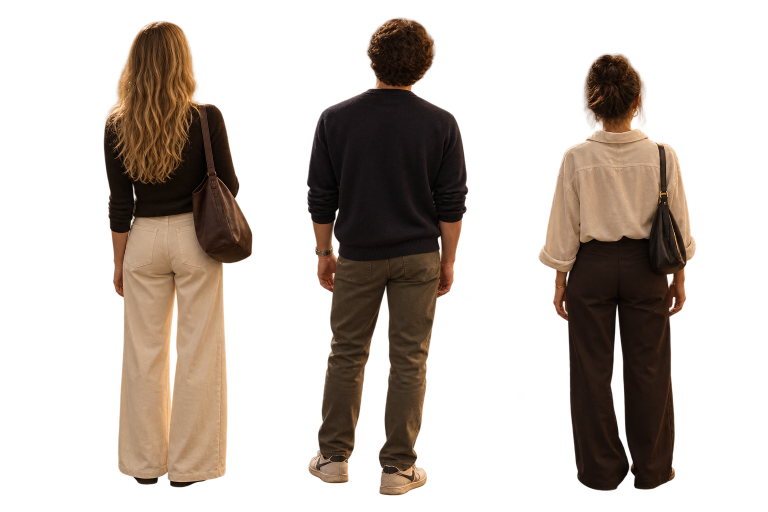
#> input picture archive/v6-photo/people-source/4e691218-image.png, 1536 x 1024 px, found by its file name (shown at 1/2 size)
$ python make_visitors.py
#> lines starting #> are read from the running program, lines starting #| are printed output that depends on the picture; after the words box and inside, x2 and y2 are one past the last pixel; in counts of white or black regions, pixels touching at a corner belong together
#> further down, im is the input picture: shape (1024, 1536, 4); mean R, G, B, A 35.2, 26.1, 19, 88.4
"""Cuts the three visitor photos (transparent PNG cut-outs from the user) into sprites for the museum:
each person gets a STANDING sprite and a SEATED sprite (the torso cropped at the hips, so it can sit on the photographed bench).
Edges are cleaned (specks removed, 2px erode, colour fringe replaced by interior colours, soft alpha).
Writes src/scene/people/*.webp and src/scene/people/meta.json   Run: python3 tools/make_visitors.py <dir with the 3 source PNGs>"""
import json, os, sys
import numpy as np
from PIL import Image
from scipy import ndimage as ndi

U = sys.argv[1] if len(sys.argv) > 1 else "archive/v6-photo/people-source/"
OUT = "src/scene/people"
os.makedirs(OUT, exist_ok=True)
SRC1, SRC3 = "ba165f75-image.png", "4e691218-image.png"
STAND_H = 700          # standing sprites are resized to this height; seated ones use the same scale
# name: (source, box x0,y0,x1,y1 to keep, 'cut' = source row of the neck (head layer ends here), seated?)
SPR = {
    "a-stand": (SRC3, (600, 20, 950, 1000), 186),
    "a-sit":   (SRC1, (590, 225, 960, 712), 378, [(598,200),(955,200),(955,667),(933,667),(903,675),(867,693),(823,698),(690,698),(657,692),(613,675),(607,670),(590,668)]),
    "b-stand": (SRC3, (1060, 90, 1405, 1000), 262),
    "b-sit":   (SRC1, (1000, 262, 1360, 712), 392, [(1000,200),(1355,200),(1355,672),(1312,690),(1277,682),(1267,688),(1233,695),(1140,698),(1100,697),(1037,687),(1010,670),(1000,668)]),
    "c-stand": (SRC1, (100, 30, 440, 970), 196),
    # the blonde visitor has her own seated photo (blonde-seated.png): cut along her seat line, bench removed
    "c-sit":   ("blonde-seated.png", (290, 160, 900, 940), 415, [(0,0),(1145,0),(1145,880),(900,895),(870,905),(840,922),(790,928),(700,926),(680,932),(600,934),(520,932),(470,928),(450,924),(430,915),(400,902),(370,897),(335,896),(0,896)]),
}
def clean(arr):
    a = arr[:, :, 3]
    m = a > 100
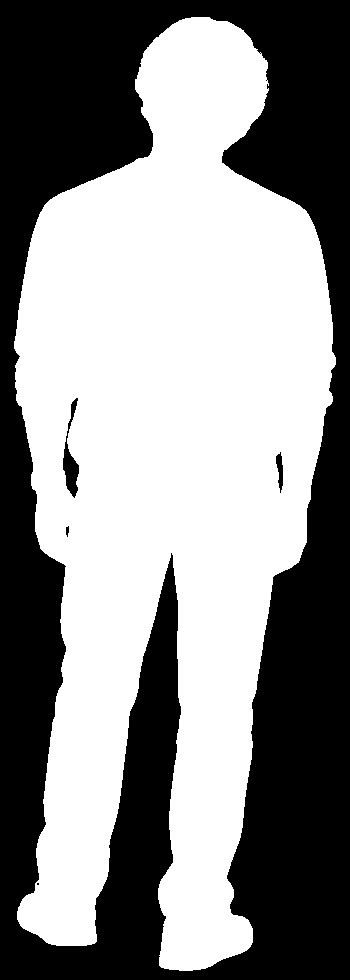
#> m: shape (980, 350) bool; 55.1% white; 5 black regions (1 under 20 px), largest, box (x1, y1, x2, y2) and area: (0, 0, 350, 980) 153240, (63, 398, 79, 498) 641, (276, 452, 283, 493) 172, (66, 526, 69, 537) 25
    lab, n = ndi.label(m)
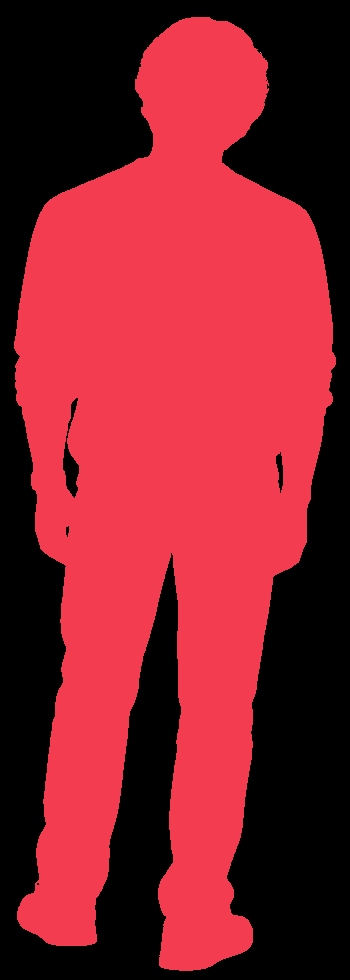
#> lab: shape (980, 350) int32; 3 distinct labels, from 0 to 2; one colour per label, 0 black
#> n = 2
    if n > 1:                               # keep the biggest piece only (drops dust and bench scraps)
        sizes = ndi.sum(m, lab, range(1, n + 1)); m = lab == (1 + int(np.argmax(sizes)))
#> after `sizes = ndi.sum(m, lab, range(1, n + 1))`: sizes = [188917, 1]
    m = ndi.binary_fill_holes(m)
#> m: shape (980, 350) bool; 55.3% white; 1 black region, box (x1, y1, x2, y2) and area: (0, 0, 350, 980) 153240
    inner = ndi.binary_erosion(m, iterations=3)
#> inner: shape (980, 350) bool; 52.7% white; 1 black region, box (x1, y1, x2, y2) and area: (0, 0, 350, 980) 162226
    core = ndi.binary_erosion(m, iterations=2)
#> core: shape (980, 350) bool; 53.6% white; 1 black region, box (x1, y1, x2, y2) and area: (0, 0, 350, 980) 159244
    # colour: interior pixels keep their colour, the edge band borrows the nearest interior colour (kills yellow/red fringes)
    idx = ndi.distance_transform_edt(~inner, return_distances=False, return_indices=True)
    rgb = arr[:, :, :3][idx[0], idx[1]]
    rgb = np.where(inner[:, :, None], arr[:, :, :3], rgb)
    alpha = ndi.gaussian_filter(core.astype(np.float32), 0.8)
    return np.dstack([rgb, (alpha * 255)]).astype(np.uint8)
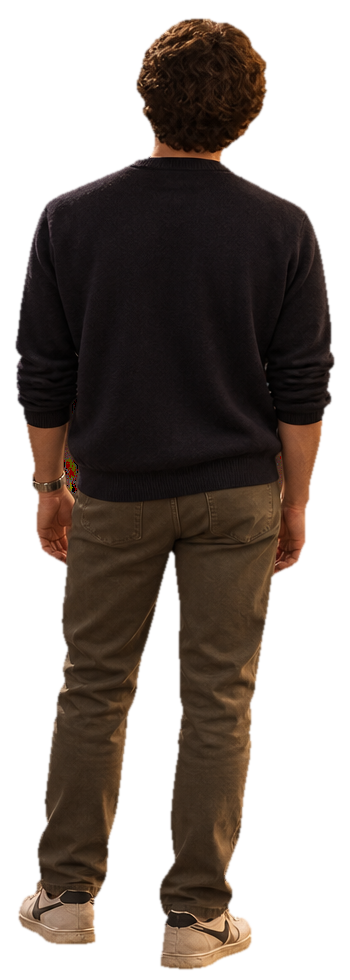
#> returned value: shape (980, 350, 4); mean of channels 0, 1, 2, 3 83.2, 59.2, 43.1, 136.6; transparent parts drawn white

meta = {}
from PIL import ImageDraw
for name, spec in SPR.items():
    src, (x0, y0, x1, y1), cut = spec[:3]
    im = np.asarray(Image.open(os.path.join(U, src)).convert("RGBA")).copy()
    if len(spec) > 3:      # seated: keep only what lies above the curve where the person meets the cushion (thighs and hips included, the bench itself excluded)
        m = Image.new("L", (im.shape[1], im.shape[0]), 0); ImageDraw.Draw(m).polygon(spec[3], fill=255)
        im[:, :, 3] = np.minimum(im[:, :, 3], np.asarray(m))
    crop = im[y0:y1, x0:x1].copy()
    out = clean(crop)
    ys, xs = np.where(out[:, :, 3] > 20)
    bx0, bx1, by0, by1 = xs.min(), xs.max() + 1, ys.min(), ys.max() + 1
#> bx0 = 15; bx1 = 335; by0 = 18; by1 = 970
    out = out[by0:by1, bx0:bx1]
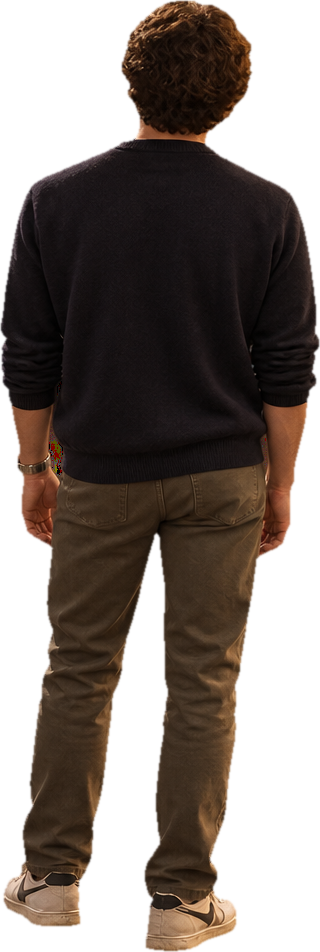
#> out: shape (952, 320, 4); mean R, G, B, A 78.7, 56.1, 41, 153.8; transparent parts drawn white
    cut_rel = cut - y0 - by0
#> cut_rel = 148
    img = Image.fromarray(out, "RGBA")
    # every sprite shares one scale: resize by the standing person's height so seated/standing stay consistent
    person = name[0]
    meta.setdefault(person, {})[name.split("-")[1]] = dict(w=img.width, h=img.height, cut=cut_rel)
    meta[person]["_src"] = meta[person].get("_src", {}); meta[person]["_src"][name.split("-")[1]] = (img, name)
#> pass 2 of the loop `for name, spec in SPR.items():`:
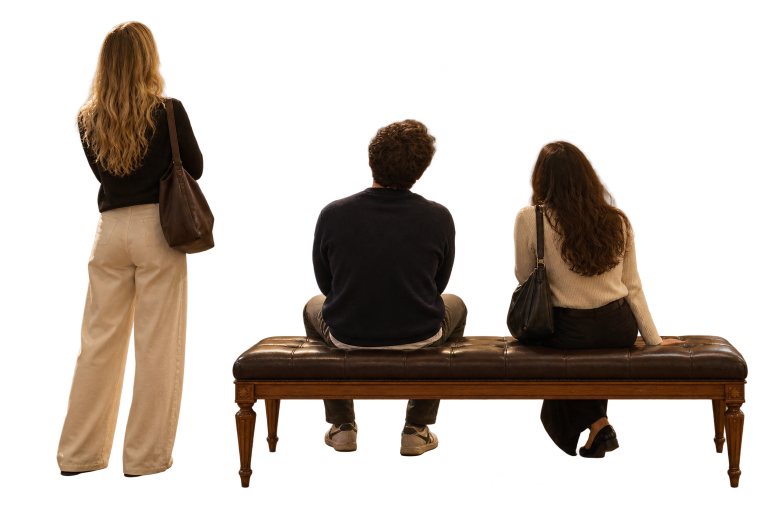
#> input picture archive/v6-photo/people-source/ba165f75-image.png, 1536 x 1024 px, found by its file name (shown at 1/2 size)
#> im is the input picture: shape (1024, 1536, 4); mean R, G, B, A 30.4, 21.2, 13.5, 83.3
#> crop: shape (487, 370, 4)
#> a: shape (487, 370)
#> in clean (call 2), `m = a > 100`:
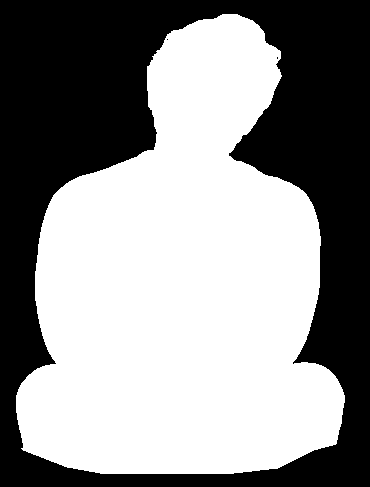
#> m: shape (487, 370) bool; 56.1% white; 3 black regions (2 under 20 px), largest, box (x1, y1, x2, y2) and area: (0, 0, 370, 487) 79168
#> n = 1
#> inner: shape (487, 370) bool; 53.8% white; 1 black region, box (x1, y1, x2, y2) and area: (0, 0, 370, 487) 83333
#> core: shape (487, 370) bool; 54.5% white; 1 black region, box (x1, y1, x2, y2) and area: (0, 0, 370, 487) 81955
#> rgb: shape (487, 370, 3)
#> alpha: shape (487, 370) float32
#> bx0 = 17; bx1 = 344; by0 = 15; by1 = 473
#> `out = out[by0:by1, bx0:bx1]`:
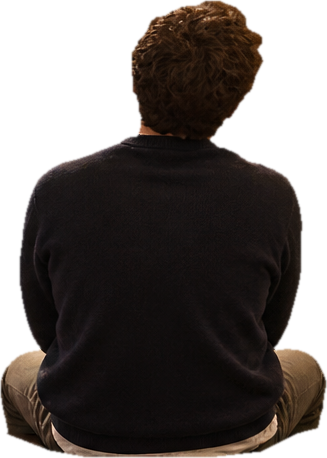
#> out: shape (458, 327, 4); mean R, G, B, A 48.9, 35.7, 28.6, 167.2; transparent parts drawn white
#> cut_rel = 138
# scale: standing height -> STAND_H for each person, applied to both of that person's sprites
final = {}
for p, d in meta.items():
    s = STAND_H / d["stand"]["h"]
    final[p] = {}
    for kind in ("stand", "sit"):
        img, name = d["_src"][kind]
        k = 0.62 if name == "c-sit" else 1.0
        im2 = img.resize((round(img.width * s * k), round(img.height * s * k)), Image.LANCZOS)
        im2.save(f"{OUT}/{name}.webp", quality=90, method=6)
        final[p][kind] = dict(file=f"/scene/people/{name}.webp", w=im2.width, h=im2.height, cut=round(d[kind]["cut"] * s * k))
#> this loop made 3 passes
#> (p, s) on passes 1 to 3: ('a', 0.735), ('b', 0.805), ('c', 0.768)
#> pass 1, `im2.save(f"{OUT}/{name}.webp", quality=90, method=6)`:
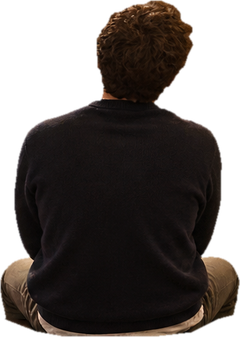
#> saved as a-sit.webp: PIL image 240x337 RGBA; mean R, G, B, A 22.4, 16.9, 14.1, 167.2; transparent parts drawn white
#> pass 2, `im2.save(f"{OUT}/{name}.webp", quality=90, method=6)`:
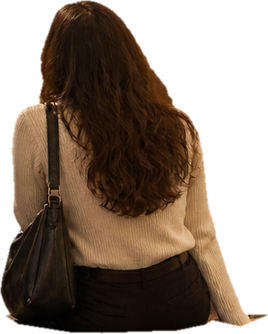
#> saved as b-sit.webp: PIL image 268x334 RGBA; mean R, G, B, A 48.9, 34.2, 22, 157.6; transparent parts drawn white
#> after the loop:
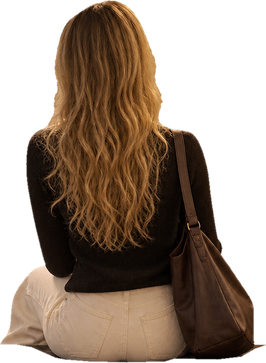
#> im2: PIL image 266x363 RGBA; mean R, G, B, A 57.1, 40.7, 27.2, 151.5; transparent parts drawn white
#> after the loop, final = 3 items
json.dump(final, open(f"{OUT}/meta.json", "w"), indent=1)
print(json.dumps(final, indent=1)); print({f: os.path.getsize(f"{OUT}/{f}") // 1024 for f in os.listdir(OUT)})
#> (printed output is left out)
